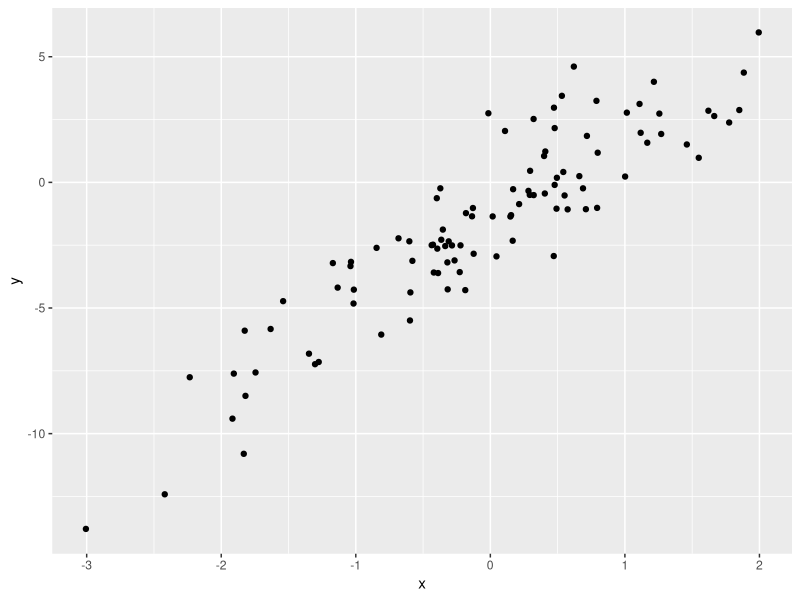
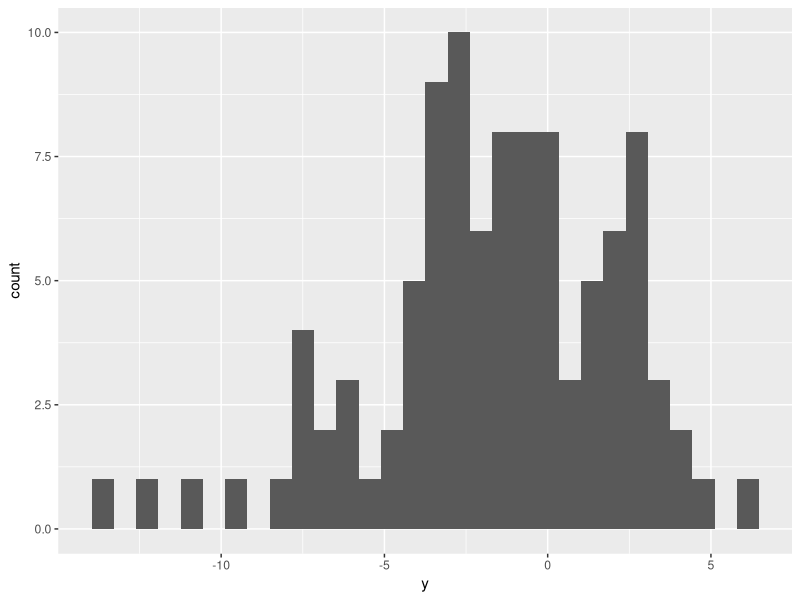
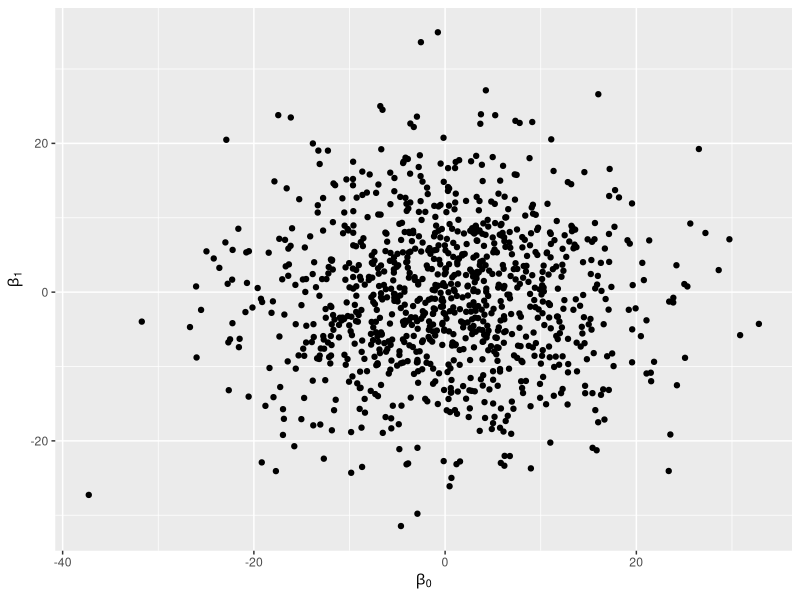
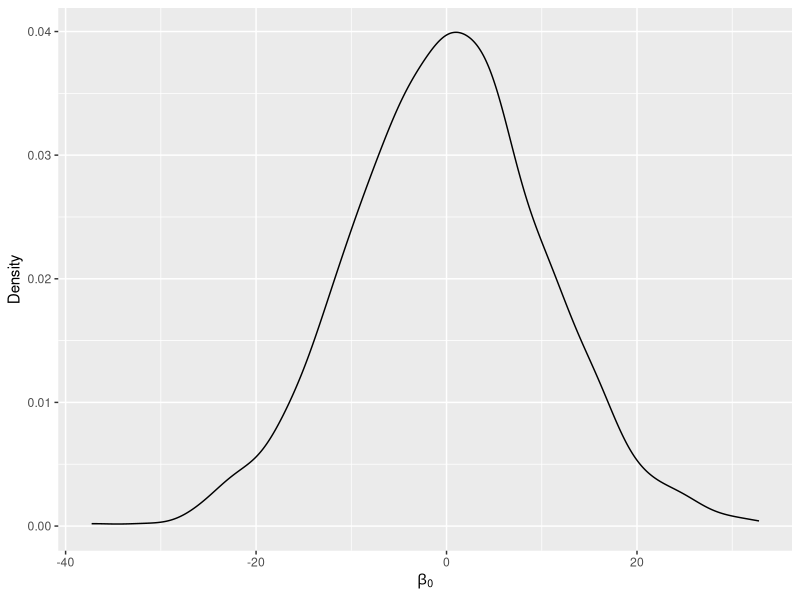
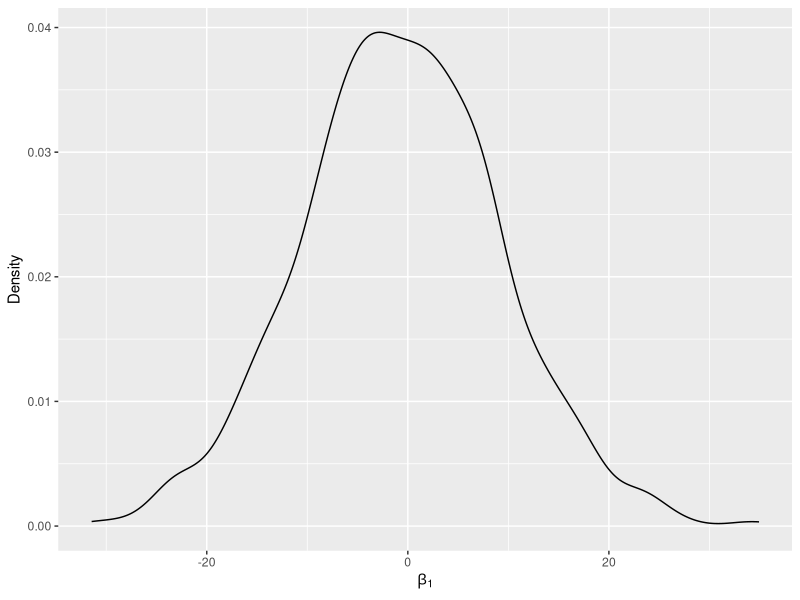
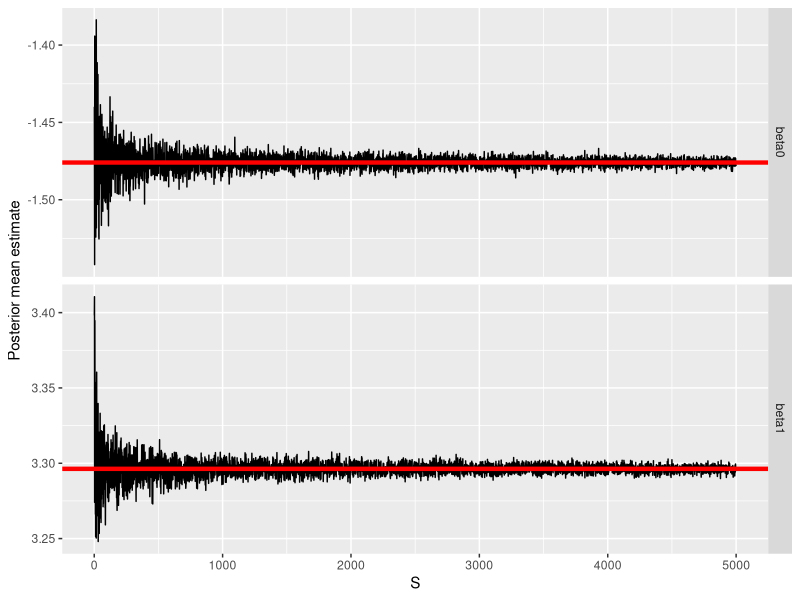

Write the R code that produced these figures, in order.
## ---- chunk 1
library(ggplot2)
library(gridExtra)
library(knitr)
## ---- chunk 2
###True parameters
sigma <- 1.5 # true measurement error
beta <- matrix(c(-1.5, 3), ncol = 1) # true beta

###Simulation settings
n <- 100 # number of observations
p <- length(beta) - 1 # number of covariates

###Simulate data
set.seed(54) # set seed
X <- cbind(1, matrix(rnorm(n * p), ncol = p))
Y <- as.numeric(X %*% beta + rnorm(n, 0, sigma))
## ---- chunk 3
#| echo: false
#| fig-align: "center"
#| fig-width: 4
#| fig-asp: 1
#| layout-ncol: 2
dat.fig <- data.frame(x = X[, 2], y = Y)
ggplot(dat.fig, aes(x = x, y = y)) + 
  geom_point()
ggplot(dat.fig, aes(x = y)) +
  geom_histogram()
## ---- chunk 4
beta0 <- matrix(0, nrow = p + 1, ncol = 1)
sigma_beta <- 10
## ---- chunk 5
#| echo: false
#| fig-align: "center"
#| fig-width: 4
#| fig-asp: 1
#| layout-ncol: 3
dat.fig <- data.frame(beta0 = rnorm(1000, beta0[1], sigma_beta), 
           beta1 = rnorm(1000, beta0[1], sigma_beta))
ggplot(dat.fig, aes(x = beta0, y = beta1)) + 
  geom_point() + 
  xlab(expression(beta[0])) + 
  ylab(expression(beta[1]))
ggplot(dat.fig, aes(x = beta0)) + 
  geom_density() + 
  xlab(expression(beta[0])) + 
  ylab("Density")
ggplot(dat.fig, aes(x = beta1)) + 
  geom_density() + 
  xlab(expression(beta[1])) + 
  ylab("Density")
## ---- chunk 6
var_beta <- chol2inv(chol(t(X) %*% X / sigma^2 + diag(p + 1) / sigma_beta^2))
mean_beta <- var_beta %*% (beta0 / sigma_beta^2 + t(X) %*% Y / sigma^2)
## ---- chunk 7
#| echo: false
out <- data.frame(parameter = c("intercept", "slope"),
  true = beta, 
  bayes = mean_beta, 
  ols = coef(lm(Y ~ -1 + X)))
colnames(out)[4] <- "ols/mle"
rownames(out) <- NULL
kable(out, format = "html") 
## ---- chunk 8
library(mvtnorm) # multivariate rng
beta_samples <- rmvnorm(1000, mean_beta, var_beta)
## ---- chunk 9
print(apply(beta_samples, 2, mean))
print(apply(beta_samples, 2, var))
## ---- chunk 10
#| echo: false
#| fig-align: "center"
#| fig-width: 10
#| layout-ncol: 1
out <- matrix(nrow = 2, ncol = 5000)
for (s in 1:5000) {
  beta_samples <- rmvnorm(s, mean_beta, var_beta)
  out[, s] <- apply(beta_samples, 2, mean)
}
dat.fig <- data.frame(S = rep(1:5000, 2),
                      mean = as.numeric(t(out)),
                      parameter = rep(c("beta0", "beta1"), each = 5000))
true_beta <- data.frame(true = mean_beta,
                        parameter = c("beta0", "beta1"))
ggplot(dat.fig, aes(x = S, y = mean)) + 
  geom_line() + 
  geom_hline(data = true_beta, aes(yintercept = true), color = "red", lwd = 1.5) +
  facet_grid(parameter ~ ., scales = "free") + 
  ylab("Posterior mean estimate")
## ---- chunk 11
# median
apply(beta_samples, 2, median)
# 95% credible intervals
apply(beta_samples, 2, function(x) quantile(x, probs = c(0.025, 0.975)))
# evaluating probability
mean(beta_samples[, 1] < -1.5)
# summarizing arbitrary functions of the parameters
beta_new <- beta_samples[, 1] * beta_samples[, 2]^3
c(mean(beta_new), quantile(beta_new, probs = c(0.025, 0.975)))
